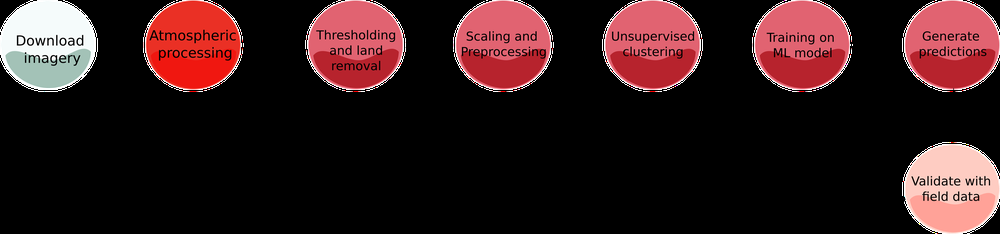
#> input picture Paper/MDPI_template/Images/Flow_Chart.png, 1000 x 234 px, shrunk from 5404 x 1266 before the run
$ python -i ComputerVisionFeatures.py   (imports and definitions only)   (older library calls are emulated)
#> lines starting #> are read from the running program, lines starting #| are printed output that depends on the picture
import numpy as np
import cv2
from skimage.feature import local_binary_pattern
from skimage.filters import gabor
from skimage.feature import hog
from skimage.color import rgb2gray

# [164 lines left out: functions edge_density, texture_features, color_histogram, sobel_edge_detection, gabor_features, histogram_of_oriented_gradients, not called in this run]

def sobel_edge_detection(image):
    """
    Applies Sobel edge detection to an image.

    Parameters:
    - image: numpy array, shape (height, width, num_channels)
      The input image array.

    Returns:
    - edge_image: numpy array, shape (height, width)
      The edge-detected image.
    """
    # Convert to grayscale if necessary
    gray = cv2.cvtColor(image, cv2.COLOR_RGB2GRAY) if image.shape[2] > 1 else image
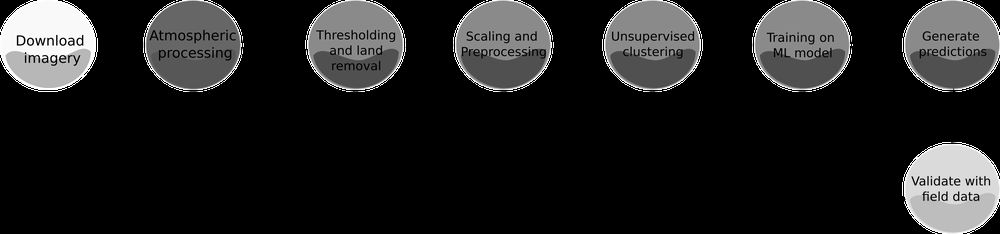
#> gray: shape (234, 1000); min 0, max 255, mean 34.6

    # Apply Sobel edge detection
    sobelx = cv2.Sobel(gray, cv2.CV_64F, 1, 0, ksize=5)
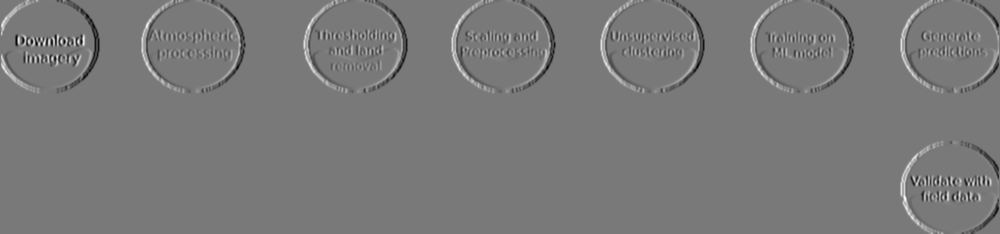
#> sobelx: shape (234, 1000) float64; min -9812, max 10713, mean 3; drawn with min black and max white
    sobely = cv2.Sobel(gray, cv2.CV_64F, 0, 1, ksize=5)
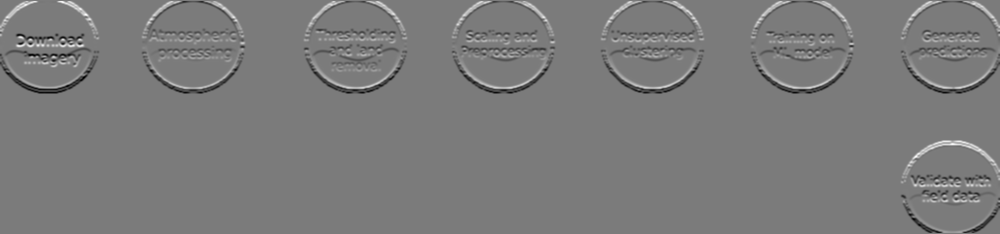
#> sobely: shape (234, 1000) float64; min -8923, max 9431, mean -20.7; drawn with min black and max white
    edge_image = np.sqrt(sobelx**2 + sobely**2)
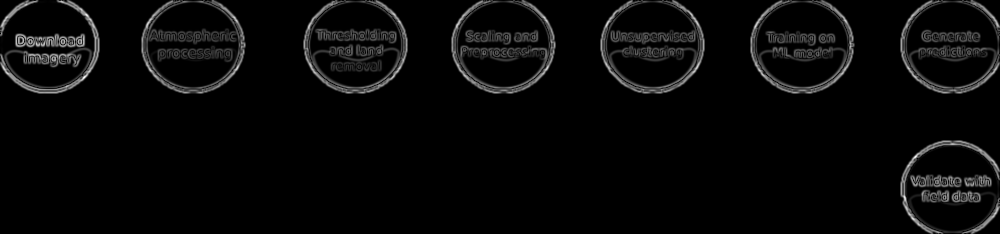
#> edge_image: shape (234, 1000) float64; min 0, max 12619, mean 443.3; drawn with min black and max white

    return edge_image

>>> import cv2
>>> picture = cv2.cvtColor(cv2.imread('../Paper/MDPI_template/Images/Flow_Chart.png'), cv2.COLOR_BGR2RGB)
>>> result = sobel_edge_detection(picture)
